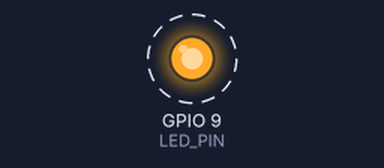
Simulated run of this program. Board: ESP32. Shown: output pins drawn as LEDs (lit = HIGH). Dashed ring = blinking. What the program prints to the serial monitor is not drawn.

Above: at 0.1 s.
Timing chart, 0 to 3.0 s (numbered marks = the images above):
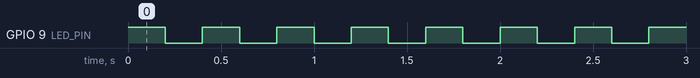

The program:

main.cpp
```cpp
#include <Arduino.h>

const int LED_PIN = 9;

void setup() {
  pinMode(LED_PIN, OUTPUT);
}

void loop() {
  digitalWrite(LED_PIN, HIGH);
  Serial.println("Ligado");
  delay(200);
  digitalWrite(LED_PIN, LOW);
  Serial.println("Desligado");
  delay(200);
}
```

Measured:
- by itself, GPIO 9 (LED_PIN): alternates HIGH for 0.20 s and LOW for 0.20 s
